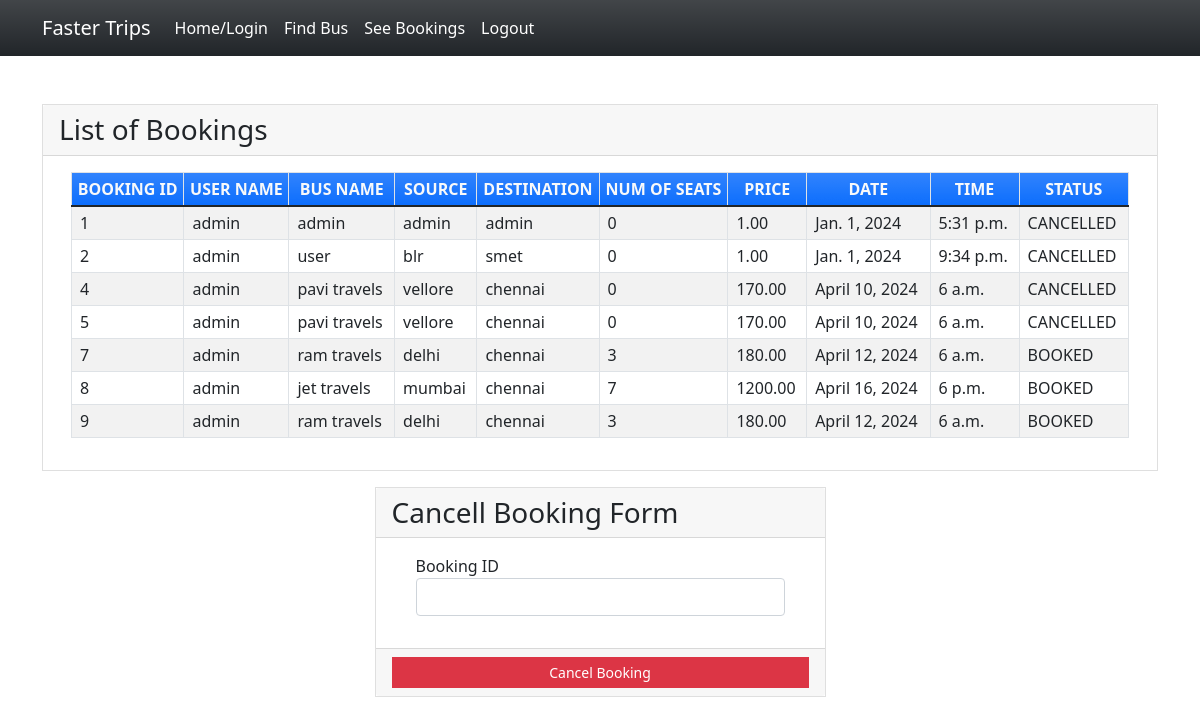
/seebookings (signed in), run on the app's committed database.
### myapp/models.py (models this page shows, shortened)
class Book(models.Model):
    BOOKED = 'B'
    CANCELLED = 'C'
    TICKET_STATUSES = ((BOOKED, 'Booked'),
                       (CANCELLED, 'Cancelled'),)
    email = models.EmailField()
    name = models.CharField(max_length=30)
    userid =models.DecimalField(decimal_places=0, max_digits=2)
    busid=models.DecimalField(decimal_places=0, max_digits=2)
    bus_name = models.CharField(max_length=30)
    source = models.CharField(max_length=30)
    dest = models.CharField(max_length=30)
    nos = models.DecimalField(decimal_places=0, max_digits=2)
    price = models.DecimalField(decimal_places=2, max_digits=6)
    date = models.DateField()
    time = models.TimeField()
    status = models.CharField(choices=TICKET_STATUSES, default=BOOKED, max_length=2)
    class Meta:
        verbose_name_plural = "List of Books"

### myapp/views.py (the view)
# urls.py: path('seebookings', views.seebookings, name="seebookings"),
@login_required(login_url='signin')
def seebookings(request,new={}):
    context = {}
    id_r = request.user.id
    book_list = Book.objects.filter(userid=id_r)
    if book_list:
        return render(request, 'myapp/booklist.html', locals())
    else:
        context["error"] = "Sorry no buses booked"
        return render(request, 'myapp/findbus.html', context)

### myapp/templates/myapp/booklist.html (shortened to what this page needs)
{% extends 'myapp/base.html' %} {% block content %}
<div class="container my-5">
    <div class="card rounded-0">
        <div class="card-header">
            <div class="card-title h3 mb-0">List of Bookings</div>
        </div>
        <div class="card-body">
            <div class="container-fluid">
                <table class="table table-bordered table-striped">
                    <thead>
                        <tr class="bg-gradient bg-primary text-light">
                            <th class="p-1 text-center">BOOKING ID</th>
                            <th class="p-1 text-center">USER NAME</th>
                            <th class="p-1 text-center">BUS NAME</th>
                            <th class="p-1 text-center">SOURCE</th>
                            <th class="p-1 text-center">DESTINATION</th>
                            <th class="p-1 text-center">NUM OF SEATS</th>
                            <th class="p-1 text-center">PRICE</th>
                            <th class="p-1 text-center">DATE</th>
                            <th class="p-1 text-center">TIME</th>
                            <th class="p-1 text-center">STATUS</th>
                        </tr>
                    </thead>
                    {% for row in book_list %}
                    <tr>
                        <td class="px-2 py-1 align-middle">{{row.id}}</td>
                        <td class="px-2 py-1 align-middle">{{row.name}}</td>
                        <td class="px-2 py-1 align-middle">{{row.bus_name}}</td>
                        <td class="px-2 py-1 align-middle">{{row.source}}</td>
                        <td class="px-2 py-1 align-middle">{{row.dest}}</td>
                        <td class="px-2 py-1 align-middle">{{row.nos}}</td>
                        <td class="px-2 py-1 align-middle">{{row.price}}</td>
                        <td class="px-2 py-1 align-middle">{{row.date}}</td>
                        <td class="px-2 py-1 align-middle">{{row.time}}</td>
                        <td class="px-2 py-1 align-middle">{{row.status}}</td>
                    </tr>
                    {% endfor %}
                </table>
            </div>
        </div>
    </div>
    <div class="row mt-3 justify-content-center">
        <div class="col-lg-5 col-md-7 col-sm-10 col-xs-12">
            <div class="card rounded-0">
                <div class="card-header">
                    <div class="card-title h3 mb-0">Cancell Booking Form</div>
                </div>
                <div class="card-body">
                    <div class="container-fluid">
                        <form action="{% url 'cancellings' %}" method="post" id="cancel-form">
                            <div class="mb-3">
                                <label for="bus_id" class="control-label">Booking ID</label>
                                <input name='bus_id' class="form-control" type="number" id="bus_id">
                            </div>
                        </form>
                    </div>
                </div>
                <div class="card-footer text-center">
                    <button class="btn btn-sm rounded-0 btn-danger w-100" form="cancel-form">Cancel Booking</button>
                </div>
            </div>
        </div>
    </div>
</div>
{% endblock %}

### myapp/templates/myapp/base.html (shortened to what this page needs)
<!doctype html>
<html lang="en">
<head>
    <link rel="stylesheet" href="https://cdn.jsdelivr.net/npm/bootstrap@5.1.3/dist/css/bootstrap.min.css">
</head>
<body>
<nav class="navbar navbar-expand-lg navbar-light bg-gradient bg-dark">
    <div class="container">
            <a class="navbar-brand" href="#" style="color: white;">Faster Trips</a>
        <div class="collapse navbar-collapse" id="navbarNavAltMarkup">
            <div class="navbar-nav" >
                <a class="nav-item nav-link active" href="{% url 'home' %}" style="color: white;">Home/Login</a>
                <a class="nav-item nav-link" href="{% url 'findbus' %}" style="color: white;">Find Bus</a>
                <a class="nav-item nav-link" href="{% url 'seebookings' %}" style="color: white;">See Bookings</a>
                {% if request.user.is_active %}
                <a class="nav-item nav-link " href="{% url 'signout' %}" style="color: white;">Logout</a>
                {% else %}
                <a class="nav-item nav-link " href="{% url 'signup' %}" style="color: white;">Registration</a>
                {% endif %}
            </div>
        </div>
    </div>
</nav>
{% block content %}
{% endblock %}
</body>
</html>

### myapp/templates/myapp/base.html (style rules this page uses)
body { background-image: url(https://www.carrentaldelhi.biz/images/categories-photoes/volvo-9600-big@2x.jpg); background-repeat: no-repeat; background-size: cover; }

### data on the page
Book: id "1", name "admin", bus_name "admin", source "admin", dest "admin", nos "0", price "1.00", date "Jan. 1, 2024", time "5:31 p.m.", status "CANCELLED"
Book: id "2", name "admin", bus_name "user", source "blr", dest "smet", nos "0", price "1.00", date "Jan. 1, 2024", time "9:34 p.m.", status "CANCELLED"
Book: id "4", name "admin", bus_name "pavi travels", source "vellore", dest "chennai", nos "0", price "170.00", date "April 10, 2024", time "6 a.m.", status "CANCELLED"
Book: id "5", name "admin", bus_name "pavi travels", source "vellore", dest "chennai", nos "0", price "170.00", date "April 10, 2024", time "6 a.m.", status "CANCELLED"
Book: id "7", name "admin", bus_name "ram travels", source "delhi", dest "chennai", nos "3", price "180.00", date "April 12, 2024", time "6 a.m.", status "BOOKED"
Book: id "8", name "admin", bus_name "jet travels", source "mumbai", dest "chennai", nos "7", price "1200.00", date "April 16, 2024", time "6 p.m.", status "BOOKED"
Book: id "9", name "admin", bus_name "ram travels", source "delhi", dest "chennai", nos "3", price "180.00", date "April 12, 2024", time "6 a.m.", status "BOOKED"
